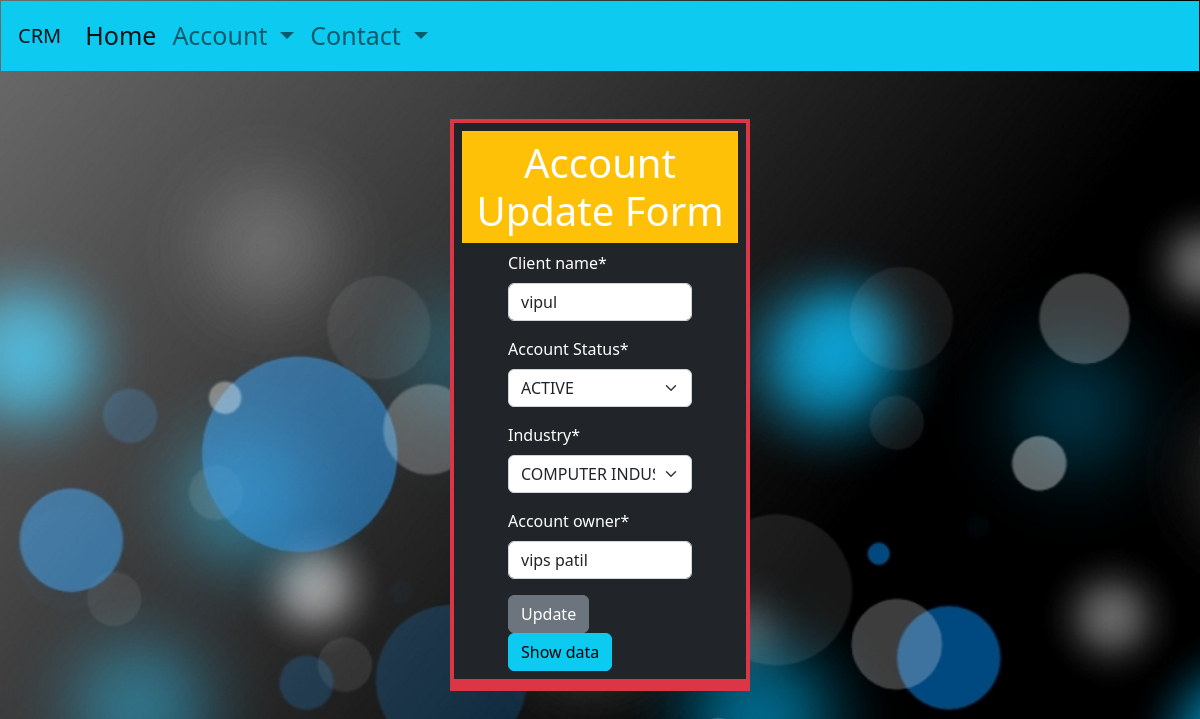
The page /Aupdate/17/ on the database its author committed.
### myapp/models.py (models this page shows, shortened)
class Accounts(models.Model):
    client_name=models.CharField(max_length=100)
    account_status=models.ForeignKey(Account_status,on_delete=models.CASCADE)
    industry=models.ForeignKey(Industry,on_delete=models.CASCADE)
    account_owner=models.CharField(max_length=90)

### myapp/views.py (the view)
# urls.py: path('Aupdate/<int:id>/',views.update_account,name='Aupdate'),
def update_account(request,id):
    if request.method=="POST":
        Adt=Accounts.objects.get(pk=id)
        result=Account_Register(request.POST,instance=Adt)
        if result.is_valid():
            result.save()
            result=Account_Register()
    else:
        Adt=Accounts.objects.get(pk=id)
        result=Account_Register(instance=Adt)
    return render(request,'myapp/account_update.html',{'au':result})

### myapp/forms.py
class Account_Register(forms.ModelForm):
    client_name=forms.CharField(widget=forms.TextInput(attrs={'placeholder':'Enter Name'}))
    account_owner=forms.CharField(widget=forms.TextInput(attrs={'placeholder':'Created By'}))
    class Meta:
        model=Accounts
        fields=['client_name','account_status','industry','account_owner']
        labels ={
            'client_name':'Client Name',
            'account_status':'Account Status',
            'industry':'Industry',
            'account_owner':'Account Owner',
        }
    def __init__(self,*args,**kwargs):
        super(Account_Register,self).__init__(*args,**kwargs)
        self.fields['account_status'].empty_label='select'
        self.fields['industry'].empty_label='select'

### myapp/models.py (called while the page is built)
    def __str__(self):
        return self.account_name

    def __str__(self):
        return self.industry_name

### myapp/templates/myapp/account_update.html (shortened to what this page needs)
{% extends "myapp/base.html" %}
{% load crispy_forms_tags %}
{% block content %}
    <form action="" method="POST" class="mt-5" >
        <div class="container my-2 bg-danger col-md-3 text-light p-1 pb-0.2 "  >
            <div class="col-md-12  p-2 mb-2 text-light bg-dark text-white">
            <header class="text-center ">
                <h1 class="display-6  bg-warning p-2">Account Update Form</h1>
            </header>
            <div class="col-md-8 offset-md-2">
    {{au.client_name|as_crispy_field}}
    {{au.account_status|as_crispy_field}}
    {{au.industry|as_crispy_field}}
    {{au.account_owner|as_crispy_field}}
        <input type="submit"class="btn btn-secondary" value="Update">
        <a href="{% url 'list' %}" class="btn btn-info ">Show data</a>
    </div>
    </div>
    </div>
    </form>
{% endblock content %}

### myapp/static/myapp/css/style.css (style rules this page uses)
body { background-color:cadetblue; }
#b1 { background:url("/myapp/static/myapp/images/358473.jpg"); }

### rows shown on the page
Accounts: client_name "vipul", account_status "ACTIVE", industry "COMPUTER INDUSTRY", account_owner "vips patil"
